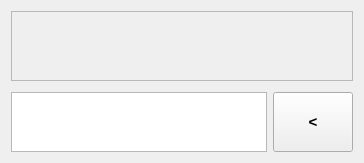
               <widget class="QWidget" name="pageChat">
                <property name="sizePolicy">
                 <sizepolicy hsizetype="Expanding" vsizetype="Expanding">
                  <horstretch>1</horstretch>
                  <verstretch>1</verstretch>
                 </sizepolicy>
                </property>
                <layout class="QVBoxLayout" name="verticalLayout_10">
                 <item>
                  <layout class="QVBoxLayout" name="VLChat">
                   <property name="topMargin">
                    <number>0</number>
                   </property>
                   <item>
                    <widget class="QScrollArea" name="chatHistoryArea">
                     <property name="widgetResizable">
                      <bool>true</bool>
                     </property>
                     <widget class="QWidget" name="scrollAreaWidgetContents_2">
                      <property name="geometry">
                       <rect>
                        <x>0</x>
                        <y>0</y>
                        <width>835</width>
                        <height>399</height>
                       </rect>
                      </property>
                     </widget>
                    </widget>
                   </item>
                   <item>
                    <spacer name="verticalSpacer_9">
                     <property name="orientation">
                      <enum>Qt::Orientation::Vertical</enum>
                     </property>
                     <property name="sizeType">
                      <enum>QSizePolicy::Policy::Fixed</enum>
                     </property>
                     <property name="sizeHint" stdset="0">
                      <size>
                       <width>20</width>
                       <height>5</height>
                      </size>
                     </property>
                    </spacer>
                   </item>
                   <item>
                    <layout class="QHBoxLayout" name="horizontalLayout_37">
                     <property name="topMargin">
                      <number>0</number>
                     </property>
                     <property name="rightMargin">
                      <number>0</number>
                     </property>
                     <item>
                      <widget class="QTextEdit" name="chatSendTextEdit">
                       <property name="sizePolicy">
                        <sizepolicy hsizetype="Expanding" vsizetype="Preferred">
                         <horstretch>0</horstretch>
                         <verstretch>0</verstretch>
                        </sizepolicy>
                       </property>
                       <property name="maximumSize">
                        <size>
                         <width>16777215</width>
                         <height>60</height>
                        </size>
                       </property>
                      </widget>
                     </item>
                     <item>
                      <widget class="QPushButton" name="chatSendTextConfirmBtn">
                       <property name="sizePolicy">
                        <sizepolicy hsizetype="Minimum" vsizetype="Preferred">
                         <horstretch>0</horstretch>
                         <verstretch>0</verstretch>
                        </sizepolicy>
                       </property>
                       <property name="maximumSize">
                        <size>
                         <width>16777215</width>
                         <height>80</height>
                        </size>
                       </property>
                       <property name="font">
                        <font>
                         <pointsize>11</pointsize>
                         <bold>true</bold>
                        </font>
                       </property>
                       <property name="text">
                        <string>&lt;</string>
                       </property>
                      </widget>
                     </item>
                    </layout>
                   </item>
                  </layout>
                 </item>
                </layout>
               </widget>
